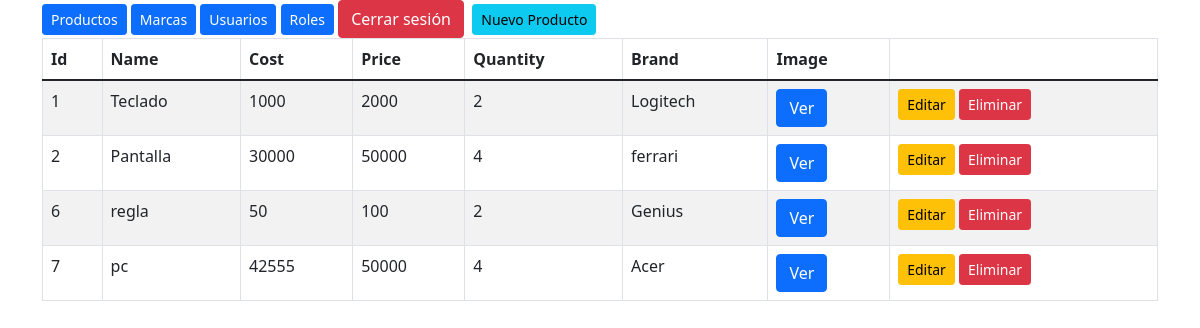
Screenshot of /php_588_595/index.php?c=product (signed in) with the database file from the repository.
### tables this page shows
CREATE TABLE `products` (
  `id` int(11) NOT NULL,
  `name` varchar(100) NOT NULL,
  `cost` double(10,2) NOT NULL,
  `price` double(10,2) NOT NULL,
  `quantity` int(11) NOT NULL,
  `brand_id` int(11) NOT NULL
);

CREATE TABLE `brands` (
  `id` int(11) NOT NULL,
  `name` varchar(50) NOT NULL,
  `description` varchar(50) NOT NULL
);

### php_588_595/controllers/product.controller.php (called while the page is built, shortened)
<?php
require_once "models/product.php";
require_once "models/brand.php";
class ProductController
{
    private $model;
    public function __CONSTRUCT()
    {
        $this->model = new Product();
    }
    public function index()
    {
        $brand = new Brand();
        $products = $this->model->list();
        require "views/header.php";
        require "views/product/main.php";
        require "views/footer.php";
    }
}

### php_588_595/models/database.php (called while the page is built)
<?php
class Database
{
    private static $server = 'localhost';
    private static $dbUser = 'root';
    private static $dbPass = '';
    private static $dbName = 'empresa';
    public static function Connect()
    {
        try {
            $connection = new PDO('mysql:host='.self::$server.';dbname='.self::$dbName.';charset=utf8',self::$dbUser, self::$dbPass);
            $connection->setAttribute(PDO::ATTR_ERRMODE,PDO::ERRMODE_EXCEPTION);
            return $connection;
        } catch (PDOException $e){
            return "Error Conexión: ".$e->getMessage();
        }
    }
}

### php_588_595/models/product.php (called while the page is built, shortened)
<?php
class Product
{
    private ?int $id = null;
    private ?string $name = null;
    private ?float $cost = null;
    private ?float $price = null;
    private ?int $quantity = null;
    private ?int $brand_id = null;
    private $connection;
    public function __CONSTRUCT()
    {
        $this->connection = Database::Connect();
    }
    function list()
    {
        try {
            $query = $this->connection->prepare("SELECT * FROM products");
            $query->execute();
            return $query->fetchAll(PDO::FETCH_CLASS, __CLASS__);
        } catch (Exception $e) {
            die($e->getMessage());
        }
    }
    function getId(): ?int
    {
        return $this->id;
    }
    function getName(): ?string
    {
        return $this->name;
    }
    function getCost(): ?float
    {
        return $this->cost;
    }
    function getPrice(): ?float
    {
        return $this->price;
    }
    function getQuantity(): ?int
    {
        return $this->quantity;
    }
    function getBrandId(): ?int
    {
        return $this->brand_id;
    }
}

### php_588_595/models/brand.php (called while the page is built, shortened)
<?php
class Brand
{
    private ?string $name = null;
    private $connection;
    public function __CONSTRUCT()
    {
        $this->connection = Database::Connect();
    }
    function getById($id)
    {
        try {
            $query = "SELECT * FROM brands WHERE id=?;";
            $query = $this->connection->prepare($query);
            $query->setFetchMode(PDO::FETCH_CLASS, __CLASS__);
            $query->execute(array($id));
            return $query->fetch();
        } catch (Exception $e) {
            die($e->getMessage());
        }
    }
    function getName(): ?string
    {
        return $this->name;
    }
}

### php_588_595/views/product/main.php (the view, shortened to what this page needs)
&nbsp;<a href="?c=product&a=form" class="btn btn-sm btn-info">Nuevo Producto</a>
<table class="table table-striped table-hover table-bordered">
    <thead>
        <tr>
                <th>Id</th>
                <th>Name</th>
                <th>Cost</th>
                <th>Price</th>
                <th>Quantity</th>
                <th>Brand</th>
                <th>Image</th>
                <th></th>
        </tr>
    </thead>
    <tbody>
        <?php foreach ($products as $product) : ?>
            <tr>
                <td><?=$product -> getId() ?> </td>
                <td> <?=$product -> getName() ?> </td>
                <td> <?=$product -> getCost() ?> </td>
                <td> <?=$product -> getPrice() ?> </td>
                <td> <?=$product -> getQuantity() ?> </td>
                <td> <?=$brand -> getById($product -> getBrandId()) -> getName()?> </td>
                <td>
                    <button type="button" class="btn btn-primary" data-bs-toggle="modal"
                    data-bs-target="#modal<?=$product->getId() ?>">
                     Ver
                    </button>
                </td>
                <td>
                <a href="?c=product&a=form&id=<?=$product->getId() ?>" class="btn btn-sm btn-warning">Editar</a>
                <a href="?c=product&a=delete&id=<?=$product->getId() ?>" class="btn btn-sm btn-danger">Eliminar</a>
                </td>
            </tr>
        <?php endforeach;?>
    </tbody>
</table>

### php_588_595/index.php (shortened to what this page needs)
<?php
require_once "models/database.php";
if(isset($_SESSION['user']) ||(isset($_POST['user']) && isset($_POST['password']))) {
    if(!isset($_GET['c'])){
        require_once  "controllers/home.controller.php";
        $controller = new HomeController();
        call_user_func(array($controller,"index"));
    }else{
        $controller = new $controller;
        $action = isset($_GET['a']) ? $_GET['a'] : "index";
        call_user_func(array($controller,$action));
    }
}else
{
    require_once "controllers/user.controller.php";
    $controller = new UserController();
    call_user_func(array($controller,'formLogin'));
}

### php_588_595/views/header.php (shortened to what this page needs)
<!DOCTYPE html>
<html lang="en">
<head>
    <link href="https://cdn.jsdelivr.net/npm/bootstrap@5.1.3/dist/css/bootstrap.min.css" rel="stylesheet">
</head>
<body>
    <div class="container">
        <a href="?c=product" class="btn btn-sm btn-primary btn-sm">Productos</a>
        <a href="?c=brand" class="btn btn-sm btn-primary btn-sm">Marcas</a>
        <a href="?c=user" class="btn btn-sm btn-primary">Usuarios</a>
        <a href="?c=role" class="btn btn-sm btn-primary">Roles</a>
        <a href="?c=user&a=logout" class="btn btn-danger">Cerrar sesión</a>

### php_588_595/views/footer.php (shortened to what this page needs)
</div>
</body>
</html>

### rows the page displays
products: id "1", name "Teclado", cost "1000", price "2000", quantity "2", brand.name "Logitech"
products: id "2", name "Pantalla", cost "30000", price "50000", quantity "4", brand.name "ferrari"
products: id "6", name "regla", cost "50", price "100", quantity "2", brand.name "Genius"
products: id "7", name "pc", cost "42555", price "50000", quantity "4", brand.name "Acer"
